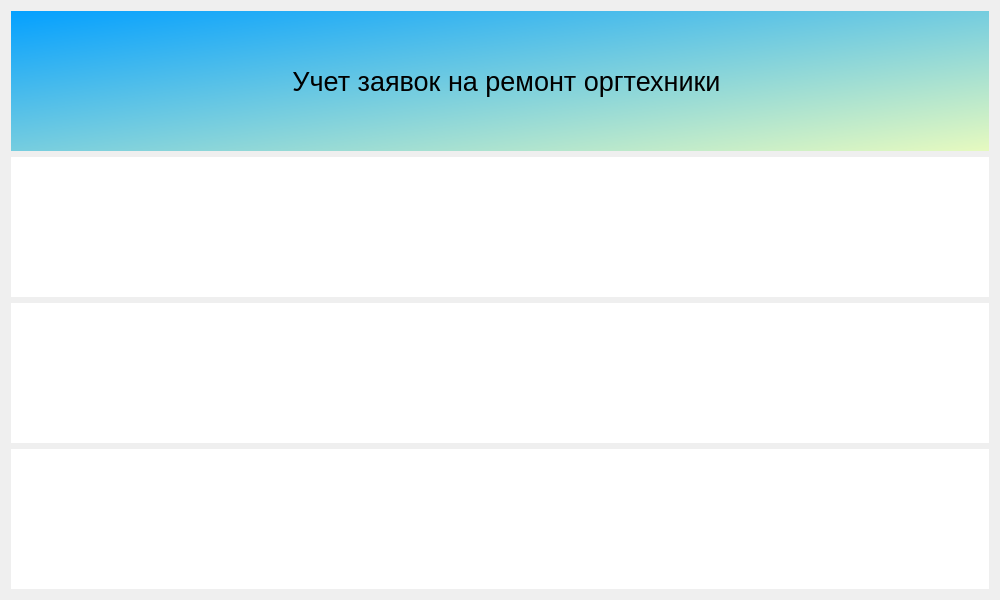
<?xml version="1.0" encoding="UTF-8"?>
<ui version="4.0">
 <class>Dialog</class>
 <widget class="QDialog" name="Dialog">
  <property name="geometry">
   <rect>
    <x>0</x>
    <y>0</y>
    <width>1000</width>
    <height>600</height>
   </rect>
  </property>
  <property name="minimumSize">
   <size>
    <width>1000</width>
    <height>600</height>
   </size>
  </property>
  <property name="windowTitle">
   <string>Учет заявок на ремонт оргтехники</string>
  </property>
  <property name="windowIcon">
   <iconset theme="accessories-dictionary">
    <selectedon>../../../../../logo.png</selectedon>
   </iconset>
  </property>
  <property name="toolTipDuration">
   <number>0</number>
  </property>
  <property name="sizeGripEnabled">
   <bool>false</bool>
  </property>
  <layout class="QVBoxLayout" name="verticalLayout">
   <item>
    <widget class="QWidget" name="widget" native="true">
     <property name="styleSheet">
      <string notr="true">QWidget#widget{
background-color: qlineargradient(spread:pad, x1:0, y1:0, x2:1, y2:1, stop:0 rgba(4, 160, 255, 255), stop:1 rgba(231, 250, 191, 255));}

</string>
     </property>
     <layout class="QVBoxLayout" name="verticalLayout_2">
      <item>
       <layout class="QFormLayout" name="formLayout">
        <property name="labelAlignment">
         <set>Qt::AlignCenter</set>
        </property>
        <property name="formAlignment">
         <set>Qt::AlignLeading|Qt::AlignLeft|Qt::AlignVCenter</set>
        </property>
        <item row="0" column="0">
         <widget class="QLabel" name="label">
          <property name="maximumSize">
           <size>
            <width>100</width>
            <height>100</height>
           </size>
          </property>
          <property name="text">
           <string/>
          </property>
          <property name="textFormat">
           <enum>Qt::AutoText</enum>
          </property>
          <property name="pixmap">
           <pixmap>logo.png</pixmap>
          </property>
          <property name="scaledContents">
           <bool>true</bool>
          </property>
         </widget>
        </item>
        <item row="0" column="1">
         <widget class="QLabel" name="label_2">
          <property name="font">
           <font>
            <pointsize>20</pointsize>
           </font>
          </property>
          <property name="text">
           <string>Учет заявок на ремонт оргтехники</string>
          </property>
          <property name="alignment">
           <set>Qt::AlignCenter</set>
          </property>
         </widget>
        </item>
       </layout>
      </item>
     </layout>
    </widget>
   </item>
   <item>
    <widget class="QWidget" name="widget_4" native="true">
     <property name="styleSheet">
      <string notr="true">background-color: rgb(255, 255, 255);</string>
     </property>
    </widget>
   </item>
   <item>
    <widget class="QWidget" name="widget_3" native="true">
     <property name="styleSheet">
      <string notr="true">background-color: rgb(255, 255, 255);</string>
     </property>
    </widget>
   </item>
   <item>
    <widget class="QWidget" name="widget_2" native="true">
     <property name="styleSheet">
      <string notr="true">background-color: rgb(255, 255, 255);</string>
     </property>
    </widget>
   </item>
  </layout>
 </widget>
 <resources/>
 <connections/>
</ui>
